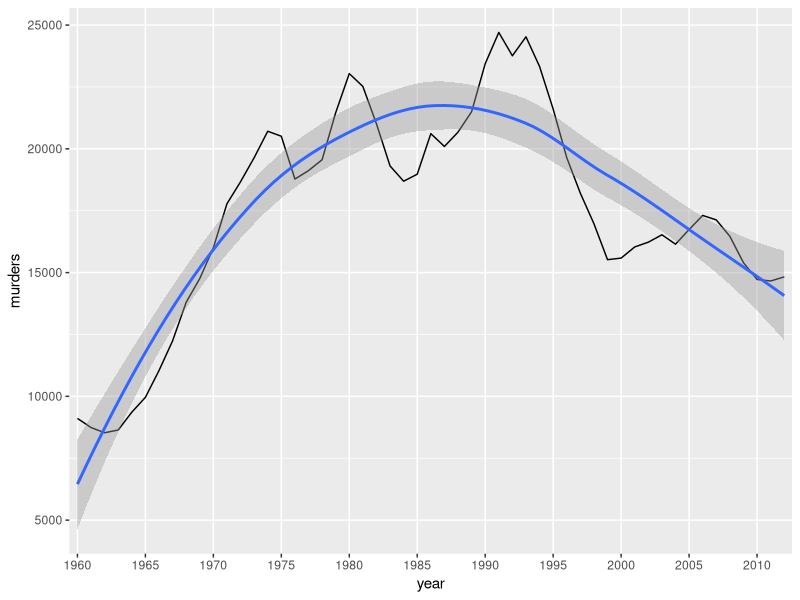

Write the R code that produced this figure.
library(ggplot2)
csv <- read.csv("CrimeTotal.csv", header=FALSE, skip=6)
c2 <- csv[1:53,c(1, 4)]
colnames(c2) <- c("year", "murders")
c2$year <- as.factor(c2$year)
years <- seq(1960, 2012, 5)
g <- ggplot(data=c2, aes(x=year, y=murders, group=1)) +
    geom_line() + geom_smooth() +
    scale_x_discrete(name="year", breaks = years, labels=as.character(years))
#q <- qplot(year, murders, data=c2, geom=c("line", "smooth"), group=1)
    